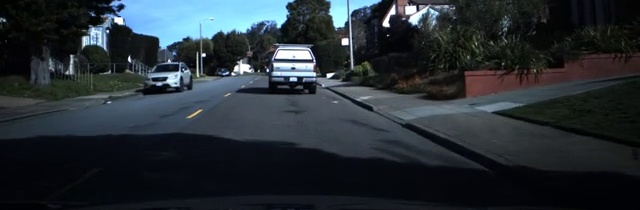
#> input picture data/test_image/test_10023.jpg, 640 x 210 px, given in place of the camera
$ python sketch_transform.py
#> lines starting #> are read from the running program, lines starting #| are printed output that depends on the picture
#code taken from Simple ROI - Medium
#Example code for cropping for the car train data
import cv2 as cv
from matplotlib import pyplot as plt

def sketch_transform(image):
    image_grayscale = cv.cvtColor(image, cv.COLOR_BGR2GRAY)
    image_grayscale_blurred = cv.GaussianBlur(image_grayscale, (7,7),0)
    image_canny = cv.Canny(image_grayscale_blurred, 10, 80)
    _, mask = image_canny_inverted = cv.threshold(image_canny, 30, 255, cv.THRESH_BINARY_INV)

    return mask

cam_capture = cv.VideoCapture(0)
cv.destroyAllWindows()

upper_left = (50,50)
bottom_right = (300,300)

while True:
    _, image_frame = cam_capture.read()
#> image_frame is the input picture: shape (210, 640, 3); mean B, G, R 52.6, 46.6, 38.9

    #Rectangle marker
    r = cv.rectangle(image_frame, upper_left, bottom_right, (100,50,200), 5)
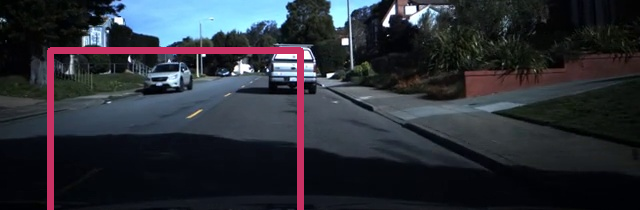
#> r: shape (210, 640, 3); mean B, G, R 53.9, 46.6, 43.5
    rect_img = image_frame[upper_left[1] : bottom_right[1], upper_left[0] : bottom_right[0]]
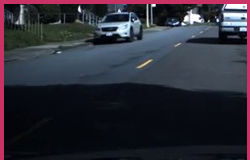
#> rect_img: shape (160, 250, 3); mean B, G, R 54.8, 44.3, 45.2

    sketcher_rect = rect_img
    sketcher_rect = sketch_transform(sketcher_rect)
#> in sketch_transform, `image_grayscale = cv.cvtColor(image, cv.COLOR_BGR2GRAY)`:
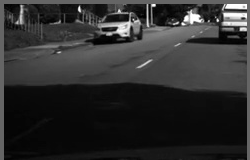
#> image_grayscale: shape (160, 250); min 0, max 255, mean 45.8
#> in sketch_transform, `image_grayscale_blurred = cv.GaussianBlur(image_grayscale, (7,7),0)`:
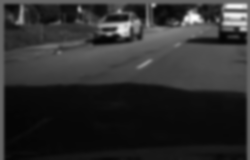
#> image_grayscale_blurred: shape (160, 250); min 3, max 253, mean 45.8
#> in sketch_transform, `image_canny = cv.Canny(image_grayscale_blurred, 10, 80)`:
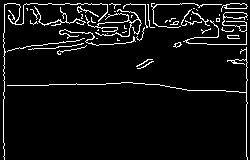
#> image_canny: shape (160, 250); 6.1% white in thin lines or dots
#> in sketch_transform, `_, mask = image_canny_inverted = cv.threshold(image_canny, 30, 255, cv..`: mask: shape (160, 250); 93.9% white; black in thin lines or dots

    #Conversion for 3 channels to put back on original image (streaming)
    sketcher_rect_rgb = cv.cvtColor(sketcher_rect, cv.COLOR_GRAY2RGB)
#> sketcher_rect_rgb: shape (160, 250, 3); 93.9% white; black in thin lines or dots

    #Replacing the sketched image on ROI
    image_frame[upper_left[1] : bottom_right[1], upper_left[0] : bottom_right[0]] = sketcher_rect_rgb
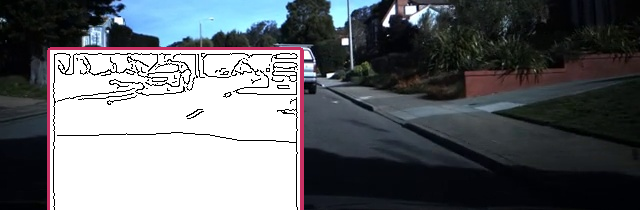
#> image_frame: shape (210, 640, 3); mean B, G, R 108.9, 104.7, 101.2

    cv.imshow("Sketcher ROI", image_frame)
    if cv.waitKey(1) == 13:
#> (key Esc is pressed here)
        break
cam_capture.release()
cv.destroyAllWindows()

$ run again, on data/test_image/test_10194.jpg
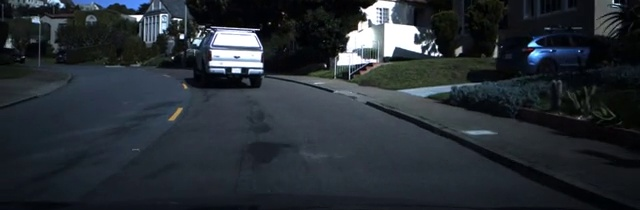
#> input picture data/test_image/test_10194.jpg, 640 x 210 px, given in place of the camera
#> image_frame is the input picture: shape (210, 640, 3); mean B, G, R 52.9, 46.6, 40.1
#> in sketch_transform, `image_canny = cv.Canny(image_grayscale_blurred, 10, 80)`:
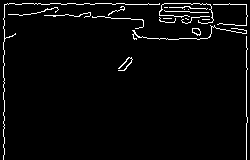
#> image_canny: shape (160, 250); 3.3% white in thin lines or dots
#> mask: shape (160, 250); 96.7% white; black in thin lines or dots
#> sketcher_rect_rgb: shape (160, 250, 3); 96.7% white; black in thin lines or dots
#> `image_frame[upper_left[1] : bottom_right[1], upper_left[0] : bottom_ri..`:
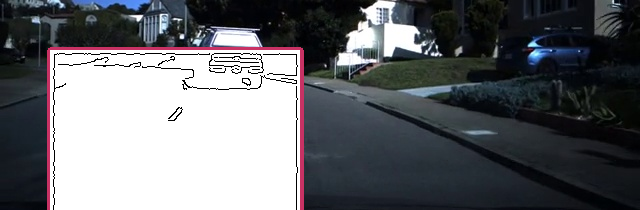
#> image_frame: shape (210, 640, 3); mean B, G, R 109.7, 105.5, 103.6

$ run again, on data/test_image/test_10257.jpg
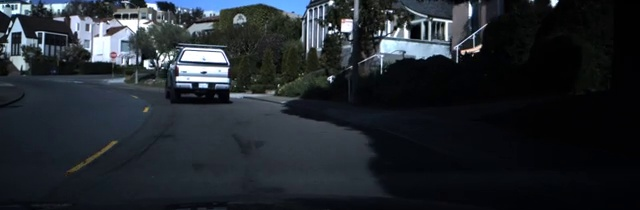
#> input picture data/test_image/test_10257.jpg, 640 x 210 px, given in place of the camera
#> image_frame is the input picture: shape (210, 640, 3); mean B, G, R 46.7, 40.7, 35.2
#> in sketch_transform, `image_canny = cv.Canny(image_grayscale_blurred, 10, 80)`:
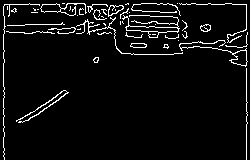
#> image_canny: shape (160, 250); 5.4% white in thin lines or dots
#> mask: shape (160, 250); 94.6% white; black in thin lines or dots
#> sketcher_rect_rgb: shape (160, 250, 3); 94.6% white; black in thin lines or dots
#> `image_frame[upper_left[1] : bottom_right[1], upper_left[0] : bottom_ri..`:
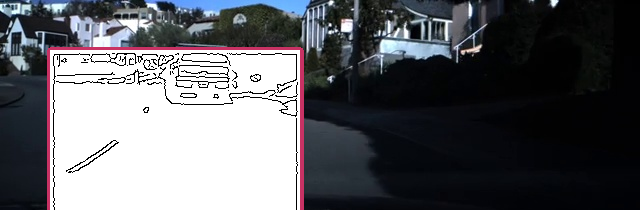
#> image_frame: shape (210, 640, 3); mean B, G, R 101.2, 96.7, 95.5

$ run again, on data/test_image/test_10341.jpg
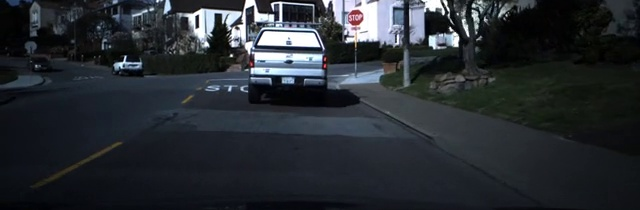
#> input picture data/test_image/test_10341.jpg, 640 x 210 px, given in place of the camera
#> image_frame is the input picture: shape (210, 640, 3); mean B, G, R 50.4, 45.1, 40.3
#> in sketch_transform, `image_canny = cv.Canny(image_grayscale_blurred, 10, 80)`:
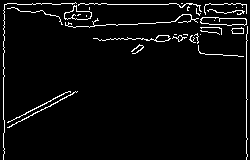
#> image_canny: shape (160, 250); 4.1% white in thin lines or dots
#> mask: shape (160, 250); 95.9% white; black in thin lines or dots
#> sketcher_rect_rgb: shape (160, 250, 3); 95.9% white; black in thin lines or dots
#> `image_frame[upper_left[1] : bottom_right[1], upper_left[0] : bottom_ri..`:
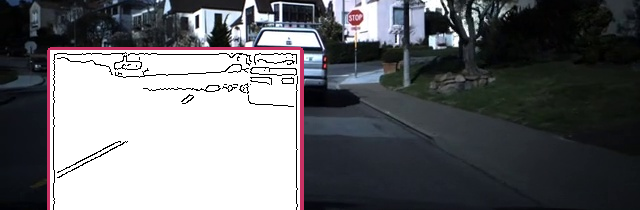
#> image_frame: shape (210, 640, 3); mean B, G, R 110.2, 106.7, 105.7
